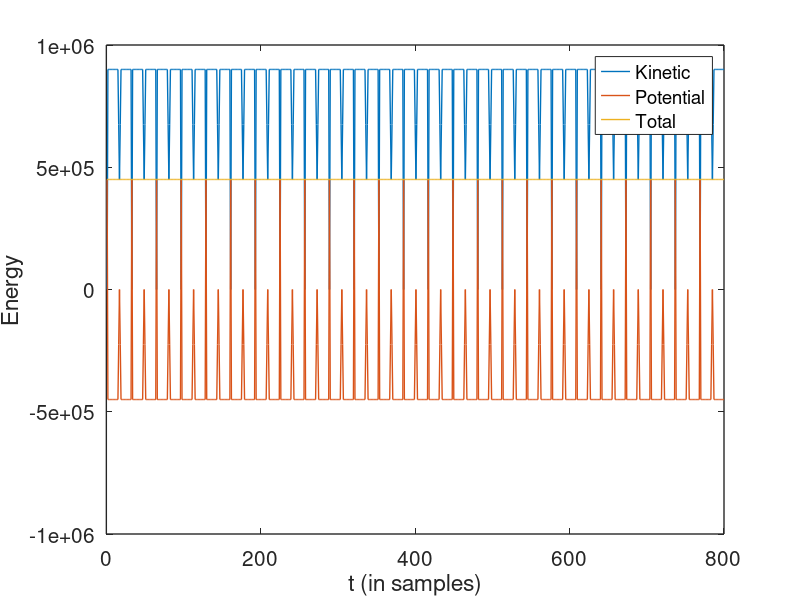

This chart was generated by the following MATLAB code:
clear all;
close all;
clc;

fs = 8000;      % Sampling rate
k = 1 / fs;     % Time step
L = 0.40;       % String length
rho = 7850;     % Density of steel [kg/m^3]
c = 100;        % Wave speed
h = c * k;      % Grid spacing

lambdaSq = (c * k / h)^2; % Courant number squared

P = 1/2;              % Plucking position

n = floor(L / h) + 1; % Number of grid-points

%% Raised cosine input
cosWidth = round(n / 10);
raisedCos = 0.5 * (cos(pi:(2*pi)/cosWidth:3*pi) + 1);
PIdx = floor (P * n);

%% Initialise state vectors
u = zeros(n + 1, 1);
u(floor(n * P - cosWidth / 2 : ceil(n * P + cosWidth / 2))) = raisedCos;
uPrev = u;

%% Boundary Conditions
bound = "Dir";

%% Matrix Representation
uNext = zeros(n + 1, 1);

if strcmp(bound, "Dir")
    n = n - 2;
    Dxx = (sparse(2:n, 1:n-1, ones(1, n-1), n, n) + ...
        sparse(1:n, 1:n, -2 * ones(1, n), n, n) + ...
        sparse(1:n-1, 2:n, ones(1, n-1), n, n));
    I = sparse(1:n, 1:n, ones(1, n), n, n);
    n = n + 2;
    range = 2 : n - 1;  
else
    if strcmp(bound, "Neu")
        Dxx = (sparse(2:n, 1:n-1, [ones(1, n-2) 2], n, n) + ...
            sparse(1:n, 1:n, -2 * ones(1, n), n, n) + ...
            sparse(1:n-1, 2:n, [2 ones(1, n-2)], n, n));
        I = sparse(1:n, 1:n, ones(1, n), n, n);
        range = 1 : n; 
    end
end

B = 2 * I + lambdaSq * Dxx;

lengthSound = fs / 10;
out = zeros(lengthSound, 1);
kinEnergy = zeros(lengthSound,1);
potEnergy = zeros(lengthSound,1);
plotString = false;

for t = 1 : lengthSound
    uNext(range) = B * u(range) - uPrev(range);
    kinEnergy(t) = 1 / 2 * sum (h * ((1 / k * (u(range) - uPrev(range))).^2));
    potEnergy(t) = c^2 / 2 * sum (1 / h * ...
        (u(range + 1) - u(range)) .* (uPrev(range + 1) - uPrev(range)));
    out(t) = uNext(PIdx);
    
    if plotString
        plot(uNext);
        ylim([-1 1]);
        drawnow;
    end
    
    uPrev = u;
    u = uNext;
end
totEnergy = kinEnergy + potEnergy;
clf;
plot(kinEnergy, 'LineWidth', 1); 
hold on; 
plot(potEnergy, 'LineWidth', 1); 
plot(totEnergy, 'LineWidth', 1);
legend('Kinetic', 'Potential', 'Total');
xlabel('t (in samples)');
ylabel('Energy');
set(gca, 'FontSize', 15, 'LineWidth', 1);

%% For-loop representation
% potEnergy = zeros(lengthSound, 1);
% kinEnergy = zeros(lengthSound, 1);
% 
% for t = 1 : lengthSound
%     for l = 2 : length(u) - 1
%         uNext(l) = 2 * (1 - lambdaSq) * u(l) + lambdaSq * (u(l - 1) + u(l + 1)) - uPrev(l);
%         kinEnergy(t) = kinEnergy(t) + 1 / 2 * h * ((1/ k * (u(l) - uPrev(l)))^2);
%         potEnergy(t) = potEnergy(t) + c^2 / 2 * 1 / h * ...
%             (u(l+1) - u(l)) * (uPrev(l + 1) - uPrev(l));
%     end
%     uPrev = u;
%     u = uNext;
% 
%     out(t) = uNext(PIdx);
% end
% 
% totEnergy = kinEnergy + potEnergy;